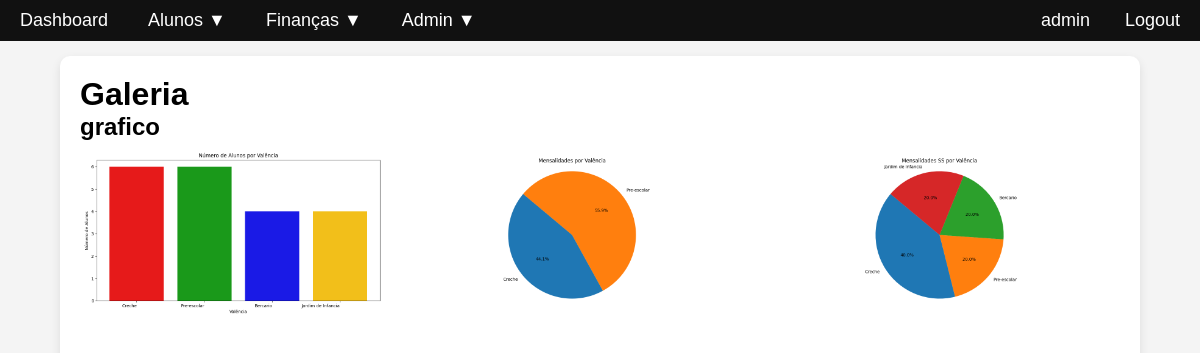
The app's page /galeria/ (signed in), older data.
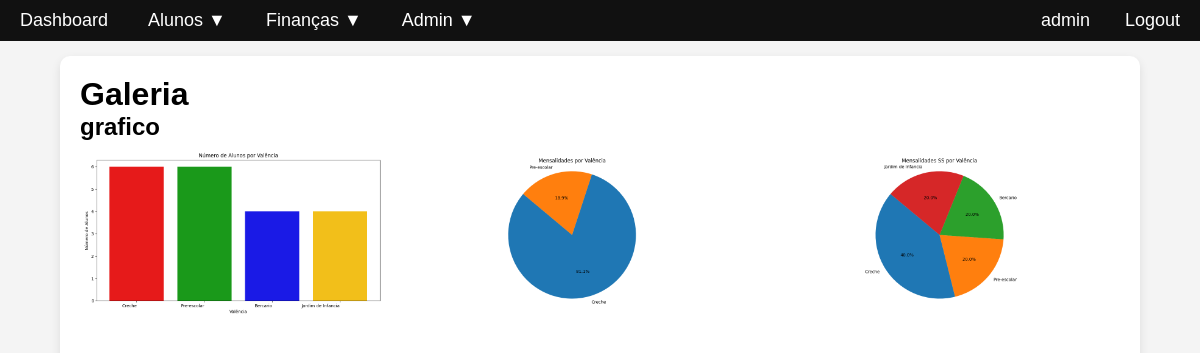
The same page, newer data.
### data_hub/models.py (models this page shows, shortened)
class Imagem(models.Model):
    class Meta:
        db_table = 'imagem'
    imagem_id = models.AutoField(primary_key=True)
    imagem = models.ImageField()
    alt = models.CharField(max_length=100, default='')
    tipo_imagem_id = models.ManyToManyField(to='TipoImagem', db_table='imagem_tipo_imagem')

### data_hub/views.py (the view)
# urls.py: path('galeria/', views.galeria, name='galeria'),
@login_required(login_url=login_url)
def galeria(request):
    imagens_por_tipo = {}
    imagens = Imagem.objects.prefetch_related('tipo_imagem_id').all()
    for imagem in imagens:
        for tipo in imagem.tipo_imagem_id.all():
            tipo_nome = tipo.tipo_imagem
            if tipo_nome not in imagens_por_tipo:
                imagens_por_tipo[tipo_nome] = []
            imagens_por_tipo[tipo_nome].append(imagem)
    counter = 3
    if request.META.get('HTTP_USER_AGENT'):
        user_agent = request.META['HTTP_USER_AGENT'].lower()
        if 'mobile' in user_agent or 'android' in user_agent or 'iphone' in user_agent:
            counter = 1
    content = {
        'imagens_por_tipo': imagens_por_tipo,
        'counter': counter,
    }
    return render(request, 'testes/galeria.html', content)

### data_hub/templates/testes/galeria.html
{% extends 'navigation.html' %}
{% block content %}
<div class="container mt-4">
    <h1>Galeria</h1>
    {% for tipo, imagens in imagens_por_tipo.items %}
        <h2>{{ tipo }}</h2>
        <table class="table">
            <tbody>
                {% for imagem in imagens %}
                    {% if forloop.counter0|divisibleby:counter %}
                        <tr>
                    {% endif %}
                    <td class="text-center">
                        <div class="card">
                            <img src="{{ imagem.imagem.url }}" class="card-img-top" alt="{{ imagem.alt }}" style="max-width: 100%; height: auto;">
                        </div>
                    </td>
                    {% if forloop.counter|divisibleby:3 or forloop.last %}
                        </tr>
                    {% endif %}
                {% endfor %}
            </tbody>
        </table>
    {% endfor %}
</div>
{% endblock %}

Row changes from the older to the newer data that the page shows:
changed Imagem (number 2 of 3 on the later page): imagem: a different picture
